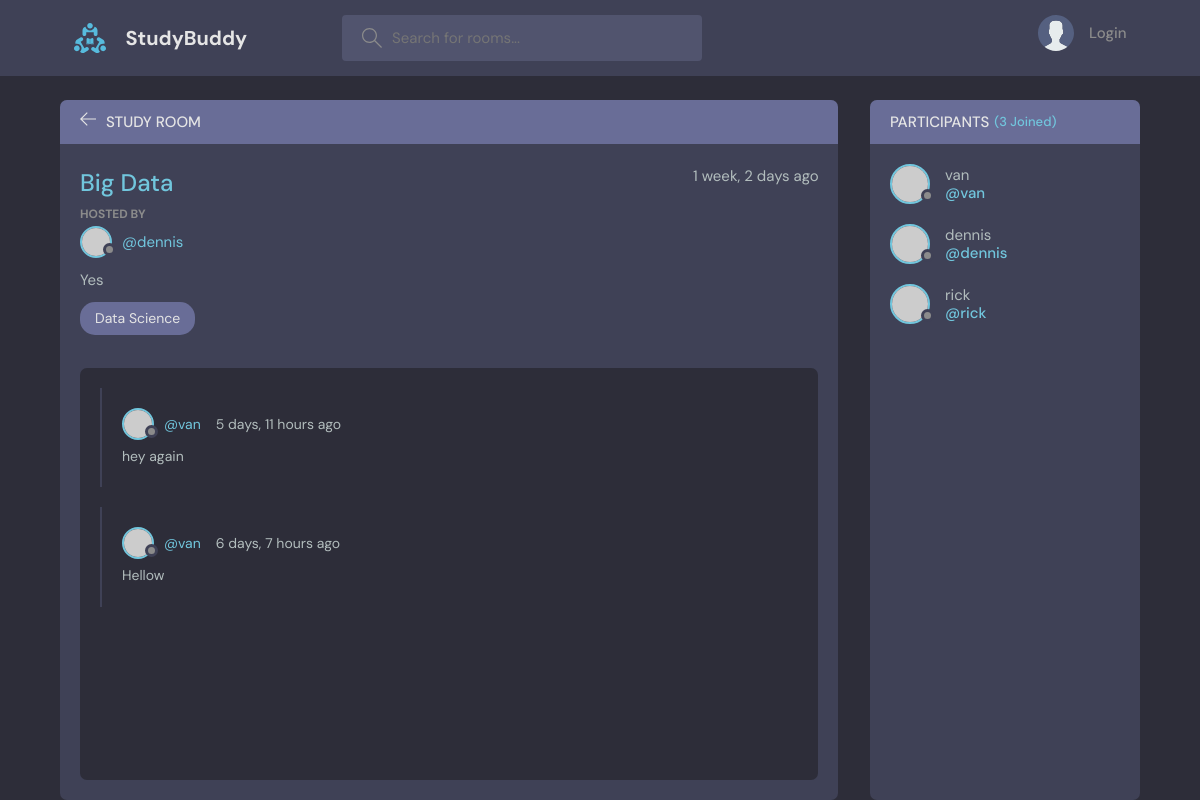
Before: /room/5/ with the older database file.
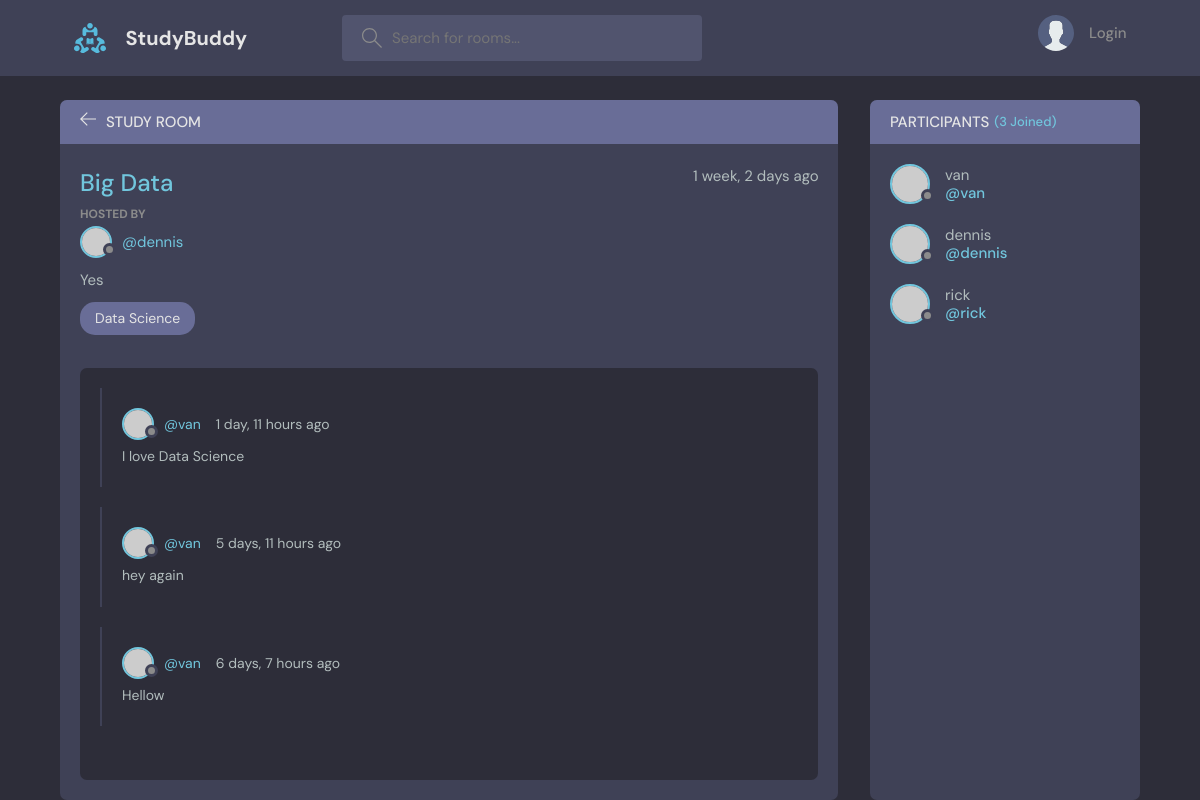
After: the same page with the newer database file.
### base/models.py (models this page shows, shortened)
class Message(models.Model):
    user = models.ForeignKey(User, on_delete=models.CASCADE)
    room = models.ForeignKey(Room, on_delete=models.CASCADE)
    body = models.TextField()
    updated = models.DateTimeField(auto_now=True)
    created = models.DateTimeField(auto_now_add=True)
    class Meta:
        ordering = ['-updated', '-created']

### base/views.py (the view, shortened to what this page needs)
# urls.py: path('room/<str:pk>/', views.room, name='room'),
def room(request, pk):
    room = Room.objects.get(id=pk)
    room_messages = room.message_set.all()
    participants = room.participants.all
    context = {'room': room,'room_messages': room_messages, 'participants': participants}
    return render (request, 'base/rooms.html', context)

### base/models.py (called while the page is built)
    def __str__(self):
        return self.name

### base/templates/base/rooms.html (shortened to what this page needs)
{% extends 'main.html' %}
{% block content %}
    <main class="profile-page layout layout--2">
      <div class="container">
        <div class="room">
          <div class="room__top">
            <div class="room__topLeft">
              <a href="{% url 'home' %}">
                <svg version="1.1" xmlns="http://www.w3.org/2000/svg" width="32" height="32" viewBox="0 0 32 32">
                  <title>arrow-left</title>
                  <path
                    d="M13.723 2.286l-13.723 13.714 13.719 13.714 1.616-1.611-10.96-10.96h27.625v-2.286h-27.625l10.965-10.965-1.616-1.607z"
                  ></path>
                </svg>
              </a>
              <h3>Study Room</h3>
            </div>
          </div>
          <div class="room__box scroll">
            <div class="room__header scroll">
              <div class="room__info">
                <h3>{{room.name}}</h3>
                <span>{{room.created|timesince}} ago</span>
              </div>
              <div class="room__hosted">
                <p>Hosted By</p>
                <a href="{% url 'room' room.id %}" class="room__author">
                  <div class="avatar avatar--small">
                    <img src="https://randomuser.me/api/portraits/men/37.jpg" />
                  </div>
                  <span>@{{room.host}}</span>
                </a>
              </div>
              <div class="room__details">
                {{room.description}}
              </div>
              <span class="room__topics">{{room.topic}}</span>
            </div>
            <div class="room__conversation">
              <div class="threads scroll">
                {% for message in room_messages %}
                <div class="thread">
                  <div class="thread__top">
                    <div class="thread__author">
                      <a href="#" class="thread__authorInfo">
                        <div class="avatar avatar--small">
                          <img src="https://randomuser.me/api/portraits/men/37.jpg" />
                        </div>
                        <span>@{{message.user}}</span>
                      </a>
                      <span class="thread__date">{{message.created|timesince}} ago</span>
                    </div>
                  </div>
                  <div class="thread__details">
                    {{message.body}}
                  </div>
                </div>
                {% endfor %}
              </div>
            </div>
          </div>
        </div>
        <div class="participants">
          <h3 class="participants__top">Participants <span>({{participants.count}} Joined)</span></h3>
          <div class="participants__list scroll">
            {% for user in participants %}
            <a href="{% url 'user-profile' user.id %}" class="participant">
              <div class="avatar avatar--medium">
                <img src="https://randomuser.me/api/portraits/men/37.jpg" />
              </div>
              <p>
                {{user.username}}
                <span>@{{user.username}}</span>
              </p>
            </a>
           {% endfor %}
          </div>
        </div>
      </div>
    </main>
{% endblock content %}

Changed rows visible on the page:
added Message: user "van", created "1 day, 11 hours", body "I love Data Science"
